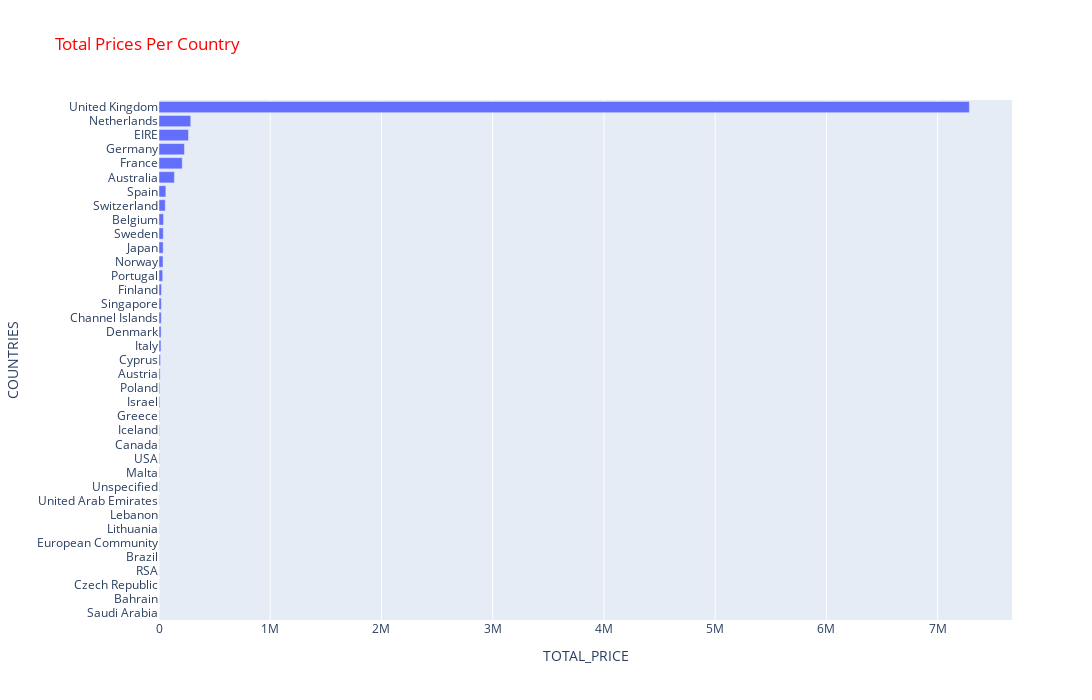

The notebook cell saved with this chart:
### Code cell
# PLOTLY BAR PLOT
import plotly.express as px
plt.figure(figsize = (16,9))
fig = px.bar(df_total_price, 
             x = "total_price", 
             y = df_total_price.index, 
             title="Total Prices Per Country")
fig.update_yaxes(categoryorder='total ascending')
fig.update_layout(xaxis_title="TOTAL_PRICE",yaxis_title="COUNTRIES", autosize=False, width=1400, height=700, title_font_color="red",)
fig.show()

### Figure 1 — Plotly figure (JSON) as saved in the notebook; plotly's stock layout.template omitted (floating-point values rounded to 4 significant figures)
{"data": [{"alignmentgroup": "True", "hovertemplate": "total_price=%{x}<br>country=%{y}<extra></extra>", "legendgroup": "", "marker": {"color": "#636efa", "pattern": {"shape": ""}}, "name": "", "offsetgroup": "", "orientation": "h", "showlegend": false, "textposition": "auto", "type": "bar", "x": [7285000.0, 285400.0, 265300.0, 228700.0, 208900.0, 138500.0, 61560.0, 56440.0, 41200.0, 38370.0, 37420.0, 36170.0, 33380.0, 22550.0, 21280.0, 20440.0, 18960.0, 17480.0, 13500.0, 10200.0, 7335.0, 7216.0, 4761.0, 4310, 3666.0, 3580.0, 2726.0, 2661.0, 1902.0, 1694.0, 1661.0, 1300.0, 1144.0, 1002.0, 826.7, 548.4, 145.9], "xaxis": "x", "y": ["United Kingdom", "Netherlands", "EIRE", "Germany", "France", "Australia", "Spain", "Switzerland", "Belgium", "Sweden", "Japan", "Norway", "Portugal", "Finland", "Singapore", "Channel Islands", "Denmark", "Italy", "Cyprus", "Austria", "Poland", "Israel", "Greece", "Iceland", "Canada", "USA", "Malta", "Unspecified", "United Arab Emirates", "Lebanon", "Lithuania", "European Community", "Brazil", "RSA", "Czech Republic", "Bahrain", "Saudi Arabia"], "yaxis": "y"}], "layout": {"autosize": false, "barmode": "relative", "height": 700, "legend": {"tracegroupgap": 0}, "title": {"font": {"color": "red"}, "text": "Total Prices Per Country"}, "width": 1400, "xaxis": {"anchor": "y", "autorange": true, "domain": [0, 1], "range": [0, 7668000.0], "title": {"text": "TOTAL_PRICE"}, "type": "linear"}, "yaxis": {"anchor": "x", "autorange": true, "categoryorder": "total ascending", "domain": [0, 1], "range": [-0.5, 36.5], "title": {"text": "COUNTRIES"}, "type": "category"}}}
